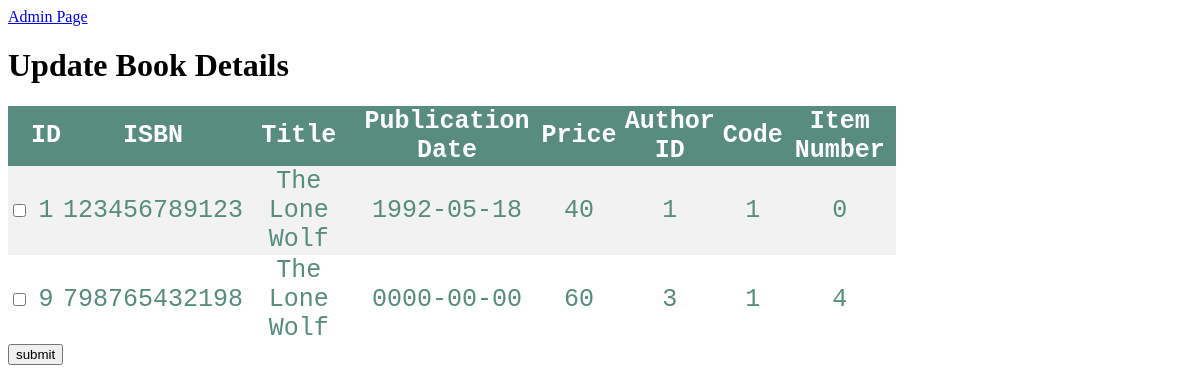
The page /updatebookdetails.php on the database its author committed.
### tables this page shows
CREATE TABLE `books` (
  `id` int(11) NOT NULL,
  `ISBN` bigint(11) NOT NULL,
  `Title` varchar(100) NOT NULL,
  `Publication_Date` date NOT NULL,
  `Price` int(11) NOT NULL,
  `Author_ID` int(11) NOT NULL,
  `code` int(11) NOT NULL,
  `ItemNumber` int(11) NOT NULL,
  `supplier_ID` int(11) NOT NULL
);

### updatebookdetails.php (the view, shortened to what this page needs)
<html>
	<a href = "adminpage.php"> Admin Page </a>
   <h1>Update Book Details</h1>
<body>
    <?php
    include("connection.php");
    $ac = "select * from books";
    $aq = mysqli_query($con, $ac);
    if($aq && mysqli_num_rows($aq) > 0)
    {
        echo "<form method = 'post' action = ''>";
        echo"<table id = 'table1'>
        <tr>
        <th> </th>
        <th>ID</th>
        <th>ISBN</th>
        <th>Title</th>
        <th>Publication Date</th>
        <th>Price</th>
        <th>Author ID</th>
        <th>Code</th>
        <th>Item Number</th>
    </tr>";
    while($row = $aq -> fetch_assoc())
    {
        echo"
        <tr>
        <td><input type= 'checkbox'  name='row[]' value= ".$row['id']. "></td>
        <td>" . $row['id']. "</td>
        <td>" . $row["ISBN"]. "</td>
        <td>" . $row["Title"]. "</td>
        <td>" . $row["Publication_Date"]. "</td>
        <td>" .$row["Price"]. "</td>
        <td>" .$row["Author_ID"]. "</td>
        <td>" .$row["code"]. "</td>
        <td>" .$row["ItemNumber"]. "</td>
        </tr>
        ";
    }
    echo "</form>";
    }
    ?>
</body>
<input id = "button" type = "submit"  value = "submit" name = "submit"><br></br>
</html>

### updatebookdetails.php (style rules this page uses)
table { border-collapse: collapse; width: 75%; color: #588c7e; font-family: monospace; font-size: 25px; text-align: center; align-self: center; }
th { background-color: #588c7e; color: white; }
tr:nth-child(even) { background-color: #f2f2f2; }

### rows shown on the page
books: id "1", ISBN "123456789123", Title "The Lone Wolf", Publication_Date "1992-05-18", Price "40", Author_ID "1", code "1", ItemNumber "0"
books: id "9", ISBN "798765432198", Title "The Lone Wolf", Publication_Date "0000-00-00", Price "60", Author_ID "3", code "1", ItemNumber "4"
